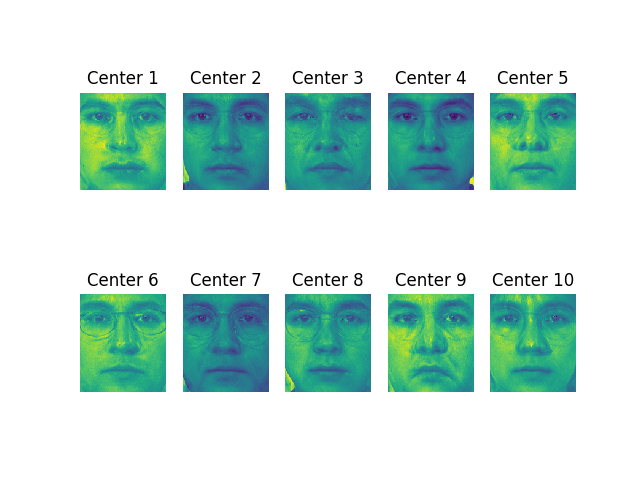

Write the Python code that produced this figure.
# -*- coding: utf-8 -*-
"""
Created on Sat Jul 29 17:51:29 2017

@author: ASUS
"""

import os
import numpy as np
import scipy.linalg as linalg
import cv2
import operator

def ComputeNorm(x):
    # function r=ComputeNorm(x)
    # computes vector norms of x
    # x: d x m matrix, each column a vector
    # r: 1 x m matrix, each the corresponding norm (L2)

    [row, col] = x.shape
    r = np.zeros((1,col))

    for i in range(col):
        r[0,i] = linalg.norm(x[:,i])
    return r

def myLDA(A,Labels):
    # function [W,m]=myLDA(A,Label)
    # computes LDA of matrix A
    # A: D by N data matrix. Each column is a random vector
    # W: D by K matrix whose columns are the principal components in decreasing order
    # m: mean of each projection


    classLabels = np.unique(Labels)
    classNum = len(classLabels)
    dim,datanum = A.shape
    totalMean = np.mean(A,1)
    partition = [np.where(Labels==label)[0] for label in classLabels]
    classMean = [(np.mean(A[:,idx],1),len(idx)) for idx in partition]

    #compute the within-class scatter matrix
    W = np.zeros((dim,dim))
    for idx in partition:
        W += np.cov(A[:,idx],rowvar=1)*len(idx)

    #compute the between-class scatter matrix
    B = np.zeros((dim,dim))
    for mu,class_size in classMean:
        offset = mu - totalMean
        B += np.outer(offset,offset)*class_size

    #solve the generalized eigenvalue problem for discriminant directions
    W1=mat(W)
    W2=W1.I
    W3=np.array(W2)
    ew,ev = linalg.eig(W3.dot(B))
    
    
    sorted_pairs = sorted(enumerate(ew), key=operator.itemgetter(1), reverse=True)
    selected_ind = [ind for ind,val in sorted_pairs[:classNum-1]]
    LDAW = ev[:,selected_ind]
    Centers = [np.dot(mu,LDAW) for mu,class_size in classMean]
    Centers = np.array(Centers).T
    return LDAW, Centers, classLabels

def myPCA(A):
    # function [W,LL,m]=mypca(A)
    # computes PCA of matrix A
    # A: D by N data matrix. Each column is a random vector
    # W: D by K matrix whose columns are the principal components in decreasing order
    # LL: eigenvalues
    # m: mean of columns of A

    # Note: "lambda" is a Python reserved word


    # compute mean, and subtract mean from every column
    [r,c] = A.shape
    m = np.mean(A,1)
    A = A - np.tile(m, (c,1)).T
    B = np.dot(A.T, A)
    [d,v] = linalg.eig(B)

    # sort d in descending order
    order_index = np.argsort(d)
    order_index =  order_index[::-1]
    print(order_index)
    d = d[order_index]
    v = v[:, order_index]

    # compute eigenvectors of scatter matrix
    W = np.dot(A,v)
    Wnorm = ComputeNorm(W)

    W1 = np.tile(Wnorm, (r, 1))
    W2 = W / W1
    
    LL = d[0:-1]

    W = W2[:,0:-1]      #omit last column, which is the nullspace
    
    return W, LL, m

def read_faces(directory):
    # function faces = read_faces(directory)
    # Browse the directory, read image files and store faces in a matrix
    # faces: face matrix in which each colummn is a colummn vector for 1 face image
    # idLabels: corresponding ids for face matrix

    A = []  # A will store list of image vectors
    Label = [] # Label will store list of identity label
 
    # browsing the directory
    for f in os.listdir(directory):
        if not f[-3:] =='bmp':
            continue
        infile = os.path.join(directory, f)
        im = cv2.imread(infile, 0)
        # turn an array into vector
        im_vec = np.reshape(im, -1)
        A.append(im_vec)
        name = f.split('_')[0][-1]
        Label.append(int(name))

    faces = np.array(A, dtype=np.float32)
    faces = faces.T
    idLabel = np.array(Label)

    return faces,idLabel

def float2uint8(arr):
    mmin = arr.min()
    mmax = arr.max()
    arr = (arr-mmin)/(mmax-mmin)*255
    arr = np.uint8(arr)
    return arr


    import os
from numpy import *
faces,idLabel=read_faces("C:/Users/ASUS/Desktop/face/train")
W, LL, me=myPCA(faces)
K=30
We = W[:,: K]

K1=90
W1 = W[:,: K1]
A = []
im4=mat(W1.T)
for i in range(0,120):
    x=faces.T[i]
    im5=mat(x)
    im6=mat(me)
    x0=im4*(im5-im6).T
    im_vec = np.reshape(x0, -1)
    A.append(im_vec)
    
A1 = np.array(A, dtype=np.float32) 
A2=mat(A1)   
A2=np.array(A2)
LDAW, Centers, classLabels=myLDA(A2.T,idLabel)


faces2,idLabel2=read_faces("C:/Users/ASUS/Desktop/face/test")
faces2t=faces2.T
confusion=[[0, 0, 0, 0, 0, 0, 0, 0, 0, 0], [0, 0, 0, 0, 0, 0, 0, 0, 0, 0], [0, 0, 0, 0, 0, 0, 0, 0, 0, 0], [0, 0, 0, 0, 0, 0, 0, 0, 0, 0], [0, 0, 0, 0, 0, 0, 0, 0, 0, 0], [0, 0, 0, 0, 0, 0, 0, 0, 0, 0], [0, 0, 0, 0, 0, 0, 0, 0, 0, 0], [0, 0, 0, 0, 0, 0, 0, 0, 0, 0], [0, 0, 0, 0, 0, 0, 0, 0, 0, 0], [0, 0, 0, 0, 0, 0, 0, 0, 0, 0]]


for i in range(0,120):
    x=faces2t[i]
    wft=mat(LDAW.T)
    w1t=mat(W1.T)
    minus=mat(x-me)
    y1=wft*w1t
    y=y1*minus.T
    deltay=y.T-Centers.T[0]
    mindisty= deltay* deltay.T
    minnum=0
    for j in range(0,10):
        deltay=y.T-Centers.T[j]
        disty= deltay* deltay.T
        temp=mindisty
        mindisty=min(mindisty,disty)
        if mindisty!= temp:
            minnum=j
    confusion[idLabel1[i]][minnum]=confusion[idLabel1[i]][minnum]+1
print(confusion)

wf=mat(LDAW)
cf=mat(Centers)
cp=wf*cf

x=[]
for i in range(0,10):
    x.append(me)
me10=np.array(x, dtype=np.float32)
me10mat=mat(me10)

cr=W1*cp+me10mat.T

for i in range(0,10):
    a=cr.T[i]
    c=float2uint8(a)
    reshaped=np.reshape(c,(160,140))
    new_im = Image.fromarray(reshaped)
    plt.subplot(2,5,i+1)
    plt.title('Center %d'%(i+1))
    plt.imshow(new_im)
    plt.axis('off')
    
pyplot.savefig("Q4.png")